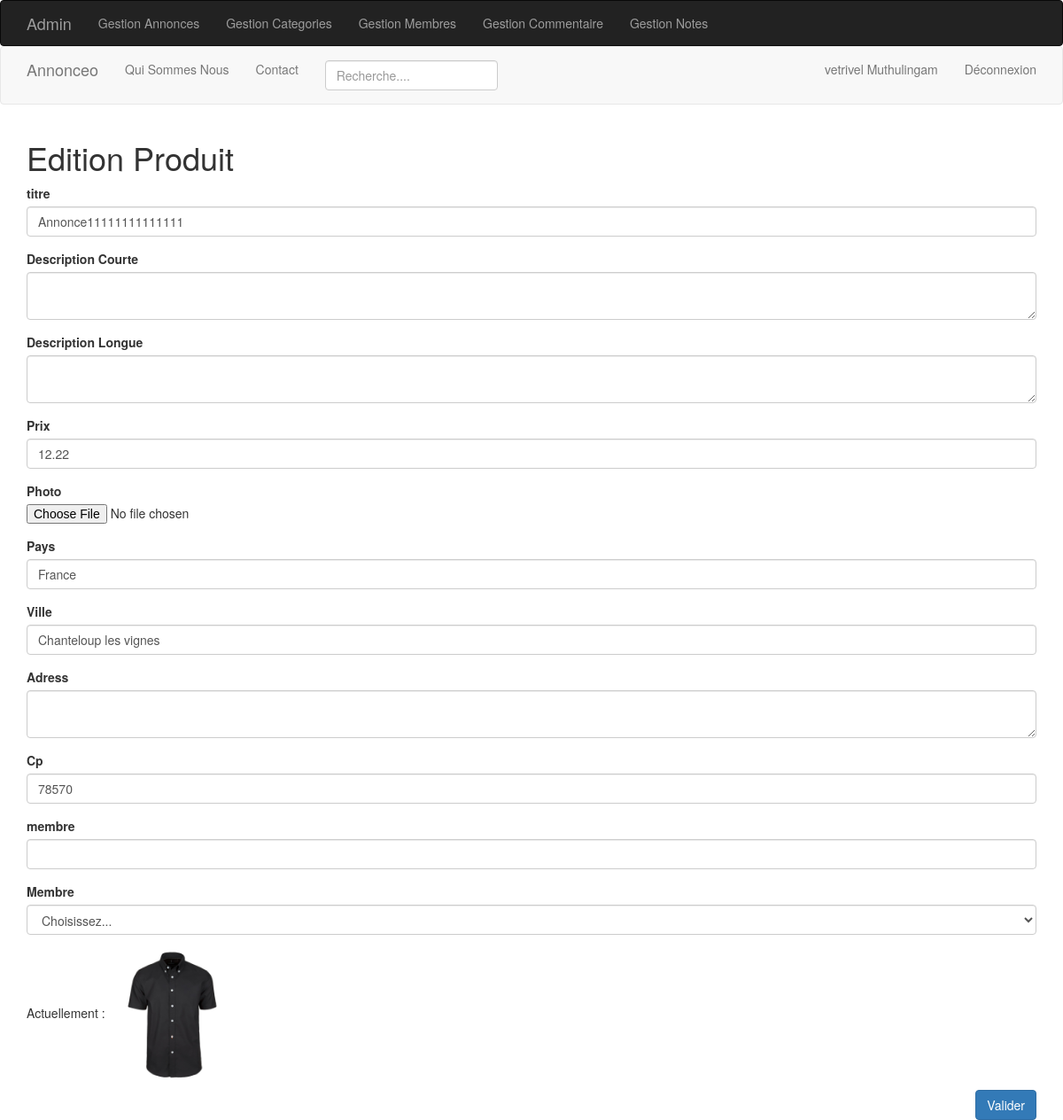
/admin/fonts/annonce-edit.php?id_annonce=2 (signed in), run on the app's committed database.
### tables this page shows
CREATE TABLE `annonce` (
  `id_annonce` int(3) NOT NULL,
  `titre` varchar(255) NOT NULL,
  `description_courte` varchar(255) NOT NULL,
  `description_longue` text NOT NULL,
  `prix` float NOT NULL,
  `photo` varchar(255) DEFAULT NULL,
  `pays` varchar(45) DEFAULT NULL,
  `ville` varchar(45) DEFAULT NULL,
  `adresse` varchar(255) DEFAULT NULL,
  `cp` int(5) DEFAULT NULL,
  `date_enregistrement` datetime DEFAULT NULL,
  `membre_id` int(3) DEFAULT NULL,
  `photo_id` int(3) DEFAULT NULL,
  `categorie_id` int(3) DEFAULT NULL
);

### admin/fonts/annonce-edit.php (the view, shortened to what this page needs)
<?php
include '../include/init.php';
$errors = [];
$titre = $descriptionCourte = $descriptionLongue = $prix = $photoActuelle = $pays = $ville = $adress = $cp = $membre = $categorie = '';
if (!empty($_POST)) {
	sanitizePost();
	extract($_POST);
	$prix = str_replace(',', '.', $prix);
	if (empty($titre)) {
		$errors['titre'] = 'Le nom est obligatoire';
	}
	if (empty($descriptionCourte)) {
		$errors['descriptionCourte'] = 'La description Courte est obligatoire';
	}
	if (empty($descriptionLongue)) {
		$errors['descriptionLongue'] = 'La description Longue est obligatoire';
	}
	if (empty($prix)) {
		$errors['prix'] = 'Le prix est obligatoire';
	} elseif (!is_numeric($prix)) {
		$errors['prix'] = 'Le prix doit être une valeur numérique';
	}
	if (!empty($_FILES['photo']['tmp_name'])) {
		if ($_FILES['photo']['size'] > 1000000) {
			$errors['photo'] = 'La photo ne doit pas faire plus de 1Mo';
		}
		$allowedMimeTypes = ['image/jpeg', 'image/gif', 'image/png'];
		if (!in_array($_FILES['photo']['type'], $allowedMimeTypes)) {
			$errors['photo'] = 'La photo doit être une image JPG, GIF ou PNG';
		}
	}
	if (empty($pays)) {
		$errors['pays'] = 'Le pays est obligatoire';
	}
	if (empty($adress)) {
		$errors['adress'] = "L'adress est obligatoire";
	}
	if (empty($errors)) {
		if (!empty($_FILES['photo']['tmp_name'])) {
			$nomPhoto = uniqid() . '_' . $_FILES['photo']['name'];
			move_uploaded_file($_FILES['photo']['tmp_name'], PHOTO_SITE . $nomPhoto);
			if (!empty($photoActuelle)) {
				unlink(PHOTO_SITE . $photoActuelle);
			}
		} else {
			$nomPhoto = $photoActuelle;
		}
		if (isset($_GET['id_annonce'])) {
			$query = 'UPDATE annonce SET'
				. ' titre = :titre,'
				. ' description_courte = :descriptionCourte,'
				. ' description_longue = :descriptionLongue,'
				. ' prix = :prix,'
				. ' photo = :photo,'
				. ' pays = :pays,'
				. ' ville = :ville,'
				. ' adresse = :adresse,'
				. ' cp = :cp,'
				. ' categorie_id = :categorie_id'
 				.' WHERE id_annonce = :id_annonce'
			;
			$message = 'Le annonce est modifié';
		} else {
			$query = 'INSERT INTO annonce(titre, description_courte, description_longue, prix, photo, pays, ville, adresse, cp, date_enregistrement,membre_id,categorie_id)
			VALUES (:titre, :description_courte, :description_longue, :prix, :photo,:pays, :ville, :adresse, :cp, now(), :membre_id, :categorie_id)';
			$message = 'Le annonce est créé';
		}
		$stmt = $pdo->prepare($query);
		$stmt->bindParam(':nom', $nom, PDO::PARAM_STR);
		$stmt->bindParam(':description_courte', $description, PDO::PARAM_STR);
		$stmt->bindParam(':description_longue', $categorie, PDO::PARAM_INT);
		$stmt->bindParam(':prix', $prix, PDO::PARAM_STR);
		$stmt->bindParam(':pays', $nom, PDO::PARAM_STR);
		$stmt->bindParam(':ville', $description, PDO::PARAM_STR);
		$stmt->bindParam(':adresse', $categorie, PDO::PARAM_INT);
		$stmt->bindParam(':cp', $prix, PDO::PARAM_STR);
		$stmt->bindParam(':membre_id', $nom, PDO::PARAM_STR);
		$stmt->bindParam(':categorie_id', $categorie, PDO::PARAM_INT);
		if (!empty($nomPhoto)) {
			$stmt->bindParam(':photo', $nomPhoto, PDO::PARAM_STR);
		} else {
			$stmt->bindValue(':photo', null, PDO::PARAM_NULL);
		}
		if (isset($_GET['id_annonce'])) {
			$stmt->bindParam(':id_annonce', $_GET['id_annonce'], PDO::PARAM_INT);
		}
		if ($stmt->execute()) {
			setFlashMessage($message);
			header('Location: annonces.php');
			die;
		} else {
			$errors['bdd'] = 'Une erreur est survenue';
		}
	}
} elseif (isset($_GET['id_annonce'])) {
	$query = 'SELECT * FROM annonce WHERE id_annonce = ' . (int)$_GET['id_annonce'];
	$stmt = $pdo->query($query);
	$annonce = $stmt->fetch();
	extract($annonce);
	$photoActuelle = $annonce['photo'];
}
include '../layout/top.php';
?>
<h1>Edition Produit</h1>
<form method="post" enctype="multipart/form-data">
	<div class="form-group <?php displayErrorClass('titre', $errors); ?>">
		<label class="control-label">titre</label>
		<input class="form-control" type="text" name="titre" value="<?= $titre; ?>">
	</div>
	<div class="form-group <?php displayErrorClass('descriptionCourte', $errors); ?>">
		<label class="control-label">Description Courte</label>
		<textarea class="form-control" name="descriptionCourte"><?= $descriptionCourte; ?></textarea>
	</div>
	<div class="form-group <?php displayErrorClass('descriptionLongue', $errors); ?>">
		<label class="control-label">Description Longue</label>
		<textarea class="form-control" name="descriptionCourte"><?= $descriptionLongue; ?></textarea>
	</div>
	<div class="form-group <?php displayErrorClass('prix', $errors); ?>">
		<label class="control-label">Prix</label>
		<input class="form-control" type="text" name="prix" value="<?= $prix; ?>">
	</div>
	<div class="form-group <?php displayErrorClass('photo', $errors); ?>">
		<label class="control-label">Photo</label>
		<input type="file" name="photo">
	</div>
	<div class="form-group <?php displayErrorClass('pays', $errors); ?>">
		<label class="control-label">Pays</label>
		<input class="form-control" type="text" name="pays" value="<?= $pays; ?>">
	</div>
	<div class="form-group <?php displayErrorClass('ville', $errors); ?>">
		<label class="control-label">Ville</label>
		<input class="form-control" type="text" name="ville" value="<?= $ville; ?>">
	</div>
	<div class="form-group <?php displayErrorClass('adress', $errors); ?>">
		<label class="control-label">Adress</label>
		<textarea class="form-control" name="adress"><?= $adress; ?></textarea>
	</div>
	<div class="form-group <?php displayErrorClass('cp', $errors); ?>">
		<label class="control-label">Cp</label>
		<input class="form-control" type="text" name="cp" value="<?= $cp; ?>">
	</div>
		<div class="form-group <?php displayErrorClass('membre', $errors); ?>">
			<label class="control-label">membre</label>
			<input class="form-control" type="text" name="membre" value="<?= $membre; ?>">
		</div>
		<div class="form-group <?php displayErrorClass('membre', $errors); ?>">
			<label class="control-label">Membre</label>
			<select class="form-control" name="membre">
				<option value="">Choisissez...</option>
			</select>
		</div>
	<?php
	if (!empty($photoActuelle)) :
		echo '<p>Actuellement : <img src="' . PHOTO_WEB . $photoActuelle . '" height="150px"></p>';
	endif;
	?>
	<div class="pull-right">
		<button type="submit" class="btn btn-primary">Valider</button>
	</div>
</form>
<?php
include '../layout/bottom.php';
?>

### data on the page
annonce: titre "Annonce11111111111111", prix "12.22", pays "France", ville "Chanteloup les vignes", cp "78570", photo (picture)

### other printed values
getUserFullName() "vetrivel Muthulingam"
